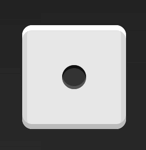
#> input picture src/demos/dice/soroush_stuff/dice_num1.png, 146 x 150 px; its folder holds 5 pictures in this run
$ python dicev0.py
#> lines starting #> are read from the running program, lines starting #| are printed output that depends on the picture; after the words box and inside, x2 and y2 are one past the last pixel; in counts of white or black regions, pixels touching at a corner belong together
#> in main, img is the input picture: shape (150, 146, 3); min 8, max 255, mean 126.9
import cv2 as c
import numpy as np
import math


def find_max_min_x_y(lines):
    xs = []
    ys = []
    for i in lines:
        xs.append(i[0][0])
        xs.append(i[0][2])
        ys.append(i[0][1])
        ys.append(i[0][3])

    return([min(xs), max(xs)], [min(ys), max(ys)])

def find_die(lines):
    num_lines = len(lines)


    final_xs = [0,0]
    final_ys = [0,0]

    # [10 lines of commented-out code are left out]
    references = find_max_min_x_y(lines)

    xs = references[0]
    ys = references[1]
    # print(xs)

    left_inc_x = 0
    right_inc_x = 0

    for i in lines:
        current_x = i[0][0]
        # print(current_x)

        if abs(xs[0] - current_x) < 15:
            final_xs[0] = final_xs[0] + current_x
            # print("left")
            left_inc_x = left_inc_x + 1
        elif abs(xs[1] - current_x) < 15:
            final_xs[1] = final_xs[1] + current_x
            right_inc_x = right_inc_x + 1
            # print("righxt")

        # print(final_xs)

        current_x = i[0][2]
        # print(current_x)
        if abs(xs[0] - current_x) < 15:
            final_xs[0] = final_xs[0] + current_x
            left_inc_x = left_inc_x + 1
            # print("left")
        elif abs(xs[1] - current_x)<15:
            final_xs[1] = final_xs[1] + current_x
            right_inc_x = right_inc_x + 1
            # print("right")

        #print(final_xs)

    # print(ys)
    left_inc_y = 0
    right_inc_y = 0
    for i in lines:
        current_y = i[0][1]
        # print(current_y)
        if abs(ys[0] - current_y)< 15:
            final_ys[0] = final_ys[0] + current_y
            left_inc_y = left_inc_y + 1

        elif abs(ys[1] - current_y)< 15:
            final_ys[1] = final_ys[1] + current_y
            right_inc_y = right_inc_y + 1
        current_y = i[0][3]
        # print(current_y)
        if abs(ys[0] - current_y)< 15:
            final_ys[0] = final_ys[0] + current_y
            left_inc_y = left_inc_y + 1

        elif abs(ys[1] - current_y)< 15:
            final_ys[1] = final_ys[1] + current_y
            right_inc_y = right_inc_y + 1
            # [6 lines of commented-out code are left out]

    final_xs[0] = final_xs[0]/left_inc_x
    final_xs[1] = final_xs[1]/right_inc_x
    final_ys[0] = final_ys[0]/left_inc_y
    final_ys[1] = final_ys[1]/right_inc_y
    # final_xs = [x / (left_inc) for x in final_xs]
    # final_ys = [y /(y_inc) for y in final_ys]


    return (final_xs, final_ys)


# [58 lines of commented-out code are left out]

def show_images(images):
    #print(images)
    for counter, image in enumerate(images):
        c.imshow('test_%s'%(counter+1), image)
        c.moveWindow('test_%s'%(counter+1), 200, 200)

    c.waitKey(0)
    c.destroyAllWindows()

def detect_number(images):
    dimensions = (480,360)
#> dimensions = (480, 360)

    images_to_return = []
    for img in images:
        img = c.resize(img, dimensions)

        edges = blurAndFilter(img)

        circles = c.HoughCircles(edges,c.HOUGH_GRADIENT,2,70.0)

        lines = c.HoughLinesP(edges, 1, math.pi/180, 200)
        die_sides = find_die(lines)

        c.line(img, (die_sides[0][0], die_sides[1][0]), (die_sides[0][0], die_sides[1][1]), (255,248,56))
        c.line(img, (die_sides[0][0], die_sides[1][1]), (die_sides[0][1], die_sides[1][1]), (255,248,56))
        c.line(img, (die_sides[0][1], die_sides[1][1]), (die_sides[0][1], die_sides[1][0]), (255,248,56))
        c.line(img, (die_sides[0][1], die_sides[1][0]), (die_sides[0][0], die_sides[1][0]), (255,248,56))

        if lines is not None:
            for i in lines:
                c.line(img, (i[0][0], i[0][1]), (i[0][2], i[0][3]), (56, 66, 255))


        true_circles = []
        if circles is not None:
            circles = np.uint16(np.around(circles))
            for i in circles[0,:]:
                #print(i)
                radius = i[2]
                center = [i[0], i[1]]

                circle_is_good = 1

                if center[0]+radius > max(die_sides[0]):
                    circle_is_good = 0
                if center[0] - radius < min(die_sides[0]):
                    circle_is_good = 0
                if center[1] + radius > max(die_sides[1]):
                    circle_is_good = 0
                if center[1] - radius < min(die_sides[1]):
                    circle_is_good = 0


                if circle_is_good:
                    c.circle(img, (i[0],i[1]), i[2],(81,204,81),2)
                    true_circles.append(i)
        images_to_return.append(img)
#> this loop made 5 passes
#> pass 1, in detect_number, `img = c.resize(img, dimensions)`:
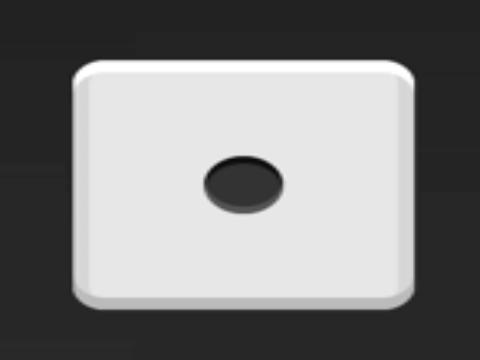
#> img: shape (360, 480, 3); min 9, max 255, mean 126.9
#> pass 1, in blurAndFilter, `edges = c.Canny(img, 100,200)`:
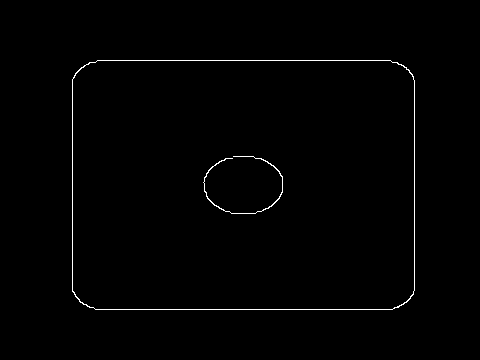
#> edges: shape (360, 480); 0.83% white in thin lines or dots, all inside (x1, y1, x2, y2) = (72, 60, 415, 310)
#> pass 1, in blurAndFilter, `edges = c.GaussianBlur(edges, (3,3),0)`:
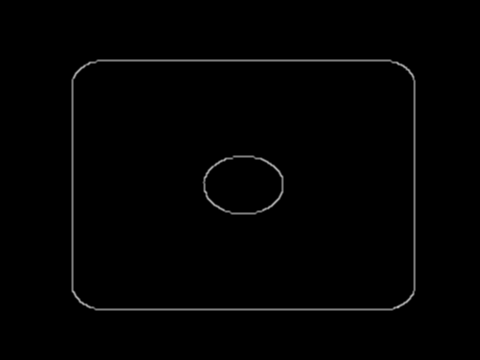
#> edges: shape (360, 480); min 0, max 191, mean 2.1
#> pass 2, in detect_number, `img = c.resize(img, dimensions)`:
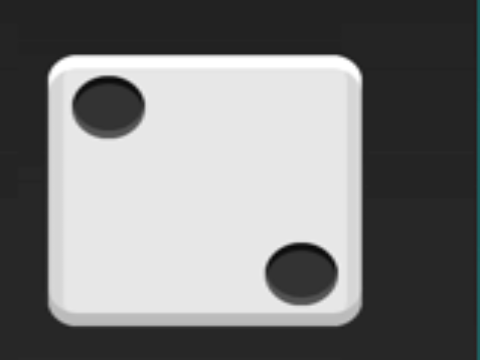
#> img: shape (360, 480, 3); mean of channels 0, 1, 2 122.8, 123.2, 123.2; drawn as R, G, B
#> after the loop:
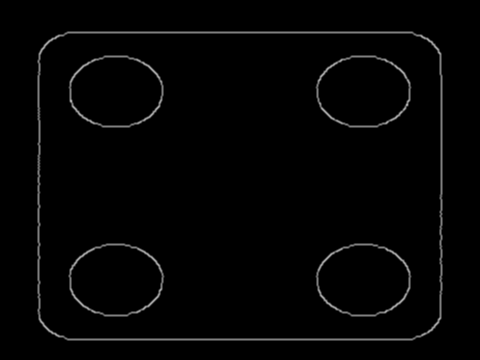
#> edges: shape (360, 480); min 0, max 175, mean 3.9

    return images_to_return

def blurAndFilter(img):
    dimensions = (480,360)

    # img = c.resize(img, dimensions)
    edges = c.Canny(img, 100,200)
    edges = c.GaussianBlur(edges, (3,3),0)


    return edges


def main():
    images = []
    multiple_images = 1
    if multiple_images:
        for i in range(1,7):
            image_name = "dice_num%s.png"%i
            print(image_name)
            img = c.imread(image_name)
            images.append(img)
    else:
        img = c.imread("dice.png")
        images.append(img)

    images = detect_number(images)

    show_images(images)

if __name__== "__main__":
#> (the run stopped early here; a loop or call above may not have finished)
